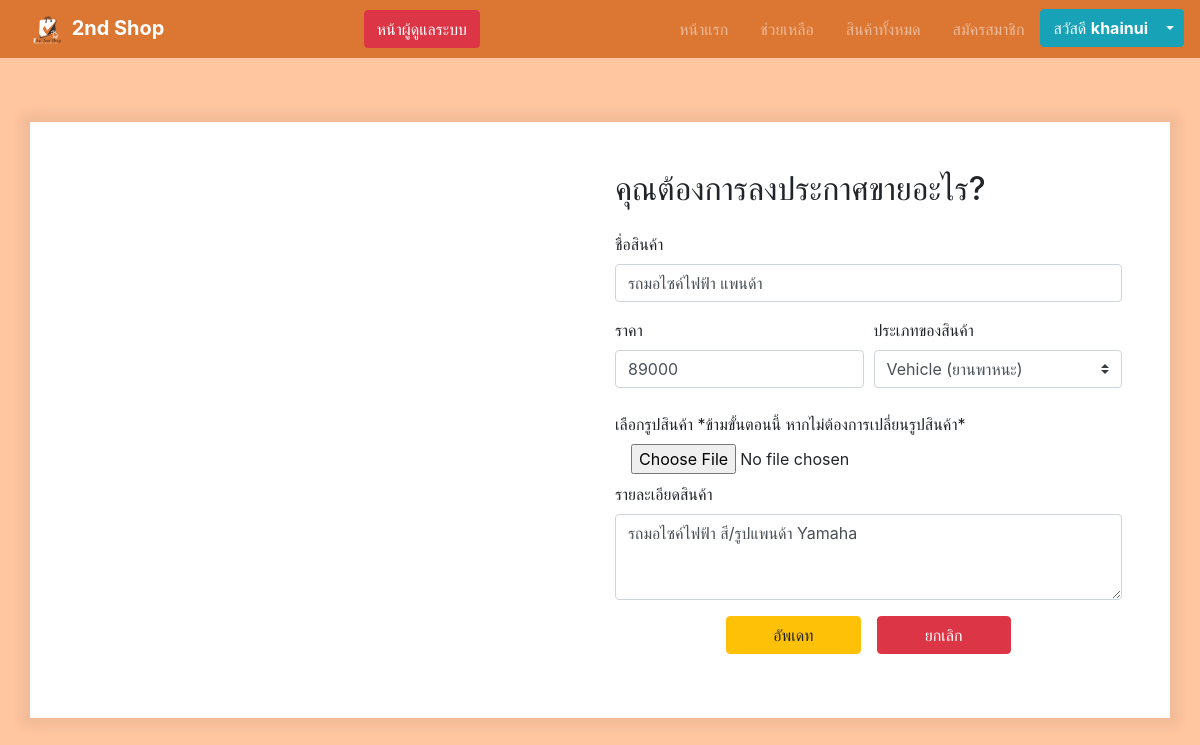
/product-edit.php?update_id=9 (signed in), run on an earlier commit of the app's database.
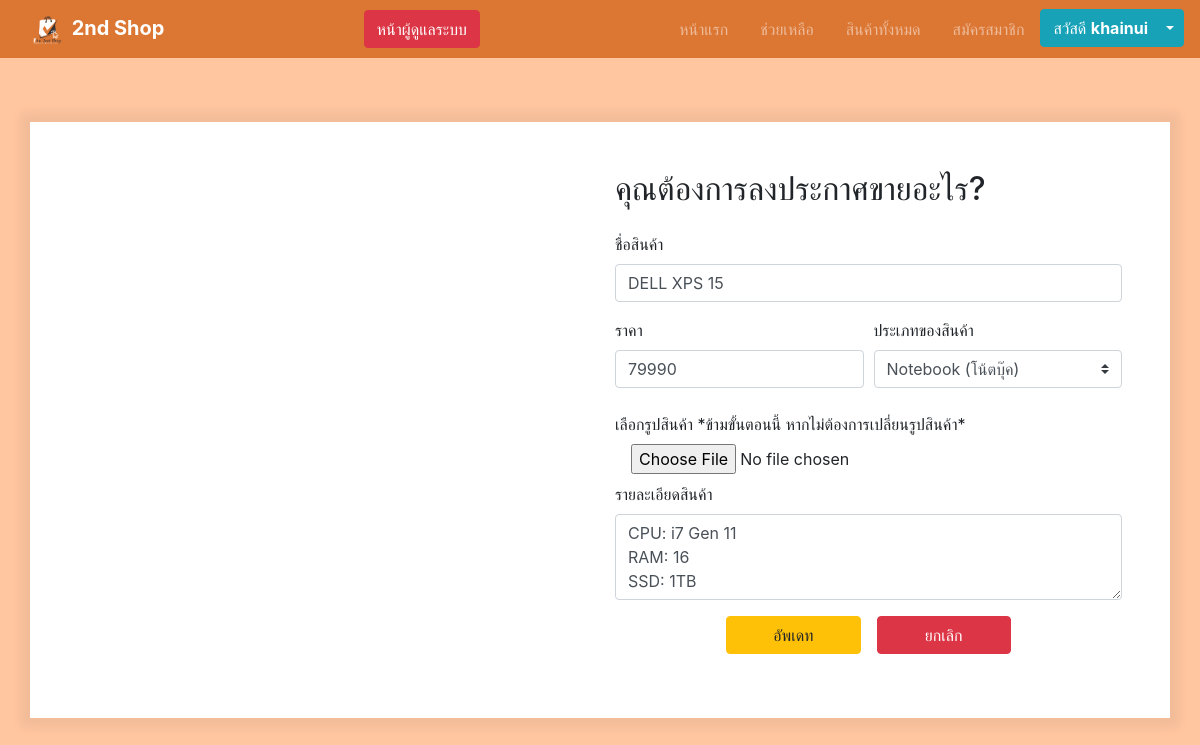
And on a later commit of the database.
### tables this page shows
CREATE TABLE `tb_product` (
`pd_id` int(100) NOT NULL,
`pd_name` varchar(255) NOT NULL,
`pd_detail` varchar(255) NOT NULL,
`pd_price` int(100) NOT NULL,
`pd_img` varchar(255) NOT NULL,
`pd_timestamp` datetime DEFAULT CURRENT_TIMESTAMP,
`user_id` int(100) NOT NULL,
`type_id` int(100) NOT NULL
);

### product-edit.php (the view, shortened to what this page needs)
<?php
   require_once('model/connection.php');
   require_once('views/bootstrap4.php');
   if (isset($_REQUEST['update_id'])) {
      try {
         $update_id = $_REQUEST['update_id'];
         $query = $db->prepare("SELECT * FROM 2ndshop.tb_product WHERE pd_id = :id");
         $query->execute([':id' => $update_id]);
         $row = $query->fetch(PDO::FETCH_ASSOC);
      } catch (PDOException $err) {
         echo $err->getMessage();
      }
   }
?>
<!DOCTYPE html>
<html lang="en">
<head>
   <link rel="stylesheet" href="css/register.css">
</head>
<body>
   <?php require_once('views/nav.php'); ?>
   <section class="container my-3 py-5">
      <div class="row">
         <div class="col-6 align-self-center" id="col-img">
         </div>
         <div class="col-6 pr-5" id="col-register">
            <h2 class="mb-4">คุณต้องการลงประกาศขายอะไร?</h2>
            <form action="" method="POST" enctype="multipart/form-data">
               <div class="form-row mb-3">
                  <div class="col">
                     <label for="inputName">ชื่อสินค้า</label>
                     <input type="text" class="form-control" name="inputName" id="inputName" value="<?php echo $row['pd_name'] ?>">
                  </div>
               </div>
               <div class="form-row mb-3">
                  <div class="col-6">
                     <label for="inputPrice">ราคา</label>
                     <input type="number" class="form-control" name="inputPrice" id="inputPrice" value="<?php echo $row['pd_price'] ?>">
                  </div>
                  <div class="col-6">
                     <label for="typeProduct">ประเภทของสินค้า</label>
                     <select class="custom-select" name="typeProduct" id="typeProduct">
                        <?php if ($row['type_id'] == '1') : ?>
                           <option value="1" selected>Vehicle (ยานพาหนะ)</option>
                        <?php elseif ($row['type_id'] == '2') : ?>
                           <option value="1" >Vehicle (ยานพาหนะ)</option>
                           <option value="2" selected>Smartphone (สมาร์ทโฟน)</option>
                           <option value="3" >Notebook (โน้ตบุ๊ค)</option>
                        <?php elseif ($row['type_id'] == '3') : ?>
                           <option value="3" selected>Notebook (โน้ตบุ๊ค)</option>
                        <?php endif ?>
                     </select>
                  </div>
               </div>
               <div class="form-row mt-4 mb-3">
                  <div class="col">
                     <div class="custom-file mb-3">
                        <label for="" class="mr-5">เลือกรูปสินค้า *ข้ามขั้นตอนนี้ หากไม่ต้องการเปลี่ยนรูปสินค้า*</label>
                        <input type="file" class="ml-3" id="customFile" name="inputImg">
                     </div>
                  </div>
               </div>
               <div class="form-row mb-3">
                  <div class="col">
                     <label for="inputDetail">รายละเอียดสินค้า</label>
                     <textarea name="inputDetail" id="inputDetail" class="form-control" placeholder="รายละเอียดสินค้า" rows="3" required><?php echo $row['pd_detail'] ?></textarea>
                  </div>
               </div>
               <div class="row mt-2 d-flex justify-content-center">
                     <button type="submit" class="btn btn-warning mx-2 w-25" name="btnUpdate">อัพเดท</button>
                     <a href="myproduct.php" type="submit" class="btn btn-danger mx-2 w-25">ยกเลิก</a>
               </div>
            </form>
         </div>
      </div>
   </section>
</body>
</html>

What changed in the data, as far as the page shows it:
changed tb_product: inputName "รถมอไซค์ไฟฟ้า แพนด้า" → "DELL XPS 15"; inputPrice "89000" → "79990"; typeProduct "Vehicle (ยานพาหนะ)" → "Notebook (โน้ตบุ๊ค)"; inputDetail "รถมอไซค์ไฟฟ้า สี/รูปแพนด้า Yamaha" → "CPU: i7 Gen 11 RAM: 16 SSD: 1TB"
